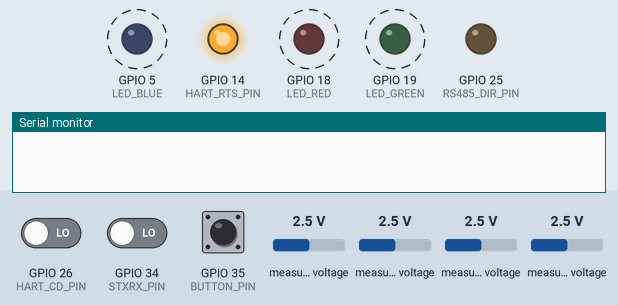
Simulated run of this program. Board: ESP32. Shown: output pins drawn as LEDs (lit = HIGH), the last lines printed to the serial monitor. Dashed ring = blinking. The inputs (shaded band) are chosen by the test bench; at power-on: GPIO 35 (BUTTON_PIN) HIGH, GPIO 26 (HART_CD_PIN) LOW, GPIO 34 (STXRX_PIN) LOW, measured voltage 2.5 V. Pins used as bus, display or sensor lines are not drawn.

Above: at 0.77 s.
1.3 s: GPIO 35 (BUTTON_PIN) pulled LOW for 0.15 s
At 1.76 s:
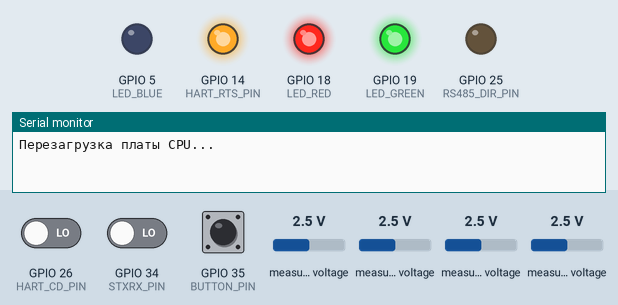
At 18.4 s:
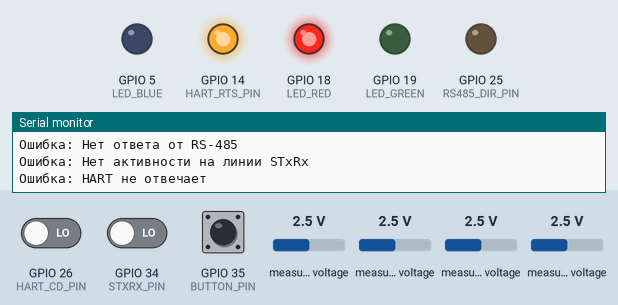
Timing chart, 0 to 18.7 s (numbered marks = the images above; inputs shaded):
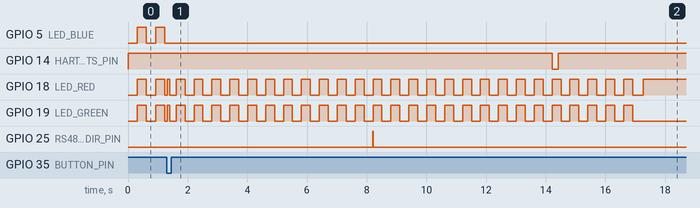

The program:

main.cpp
```cpp
/*
 * ПТК ДГС
 * Тестирование плат CPU
 */

#include <Arduino.h>
#include <Wire.h>
#include <Adafruit_ADS1X15.h>
#include <SPI.h>
#include <HardwareSerial.h>
#include <SoftwareSerial.h>

//*-----------------------------------------------------------------------
//*						Инициализация констант
//*-----------------------------------------------------------------------

//* Пины
#define SDA_PIN 22
#define SCL_PIN 23

#define BUTTON_PIN 35
#define LED_RED 18
#define LED_GREEN 19
#define LED_BLUE 5

#define RS485_DIR_PIN 25
#define RS485_TX_PIN 33
#define RS485_RX_PIN 32

#define STXRX_PIN 34

#define GPIO_RESET1 21 // RST_VCC
#define GPIO_RESET2 4  // RST_H

#define HART_TX_PIN 27
#define HART_RX_PIN 15
#define HART_CD_PIN 26
#define HART_RTS_PIN 14
#define HART_BAUDRATE 1200

//* Диапазоны измерений
#define VCC_CURRENT_LOWER 20
#define VCC_CURRENT_UPPER 65

#define LOOP_CURRENT_VOLTAGE_LOWER 1
#define LOOP_CURRENT_VOLTAGE_UPPER 18

#define VOLTAGE_3V3_LOWER 3.2
#define VOLTAGE_3V3_UPPER 3.45

#define VOLTAGE_5V_LOWER 4.85
#define VOLTAGE_5V_UPPER 5.25 //было 5.15, но плата выдает 5.20

#define VOLTAGE_26V_LOWER 24
#define VOLTAGE_26V_UPPER 28

#define SPWR_LOWER 4.5
#define SPWR_UPPER 5

Adafruit_ADS1115 ads1;
Adafruit_ADS1115 ads2;
HardwareSerial rs485(1);
HardwareSerial hartSerial(2);
//HardwareSerial stxrxSerial(2); //! Аппаратный UART на SD2 и SD3

int16_t readings3V3[5];
int16_t readings5V[5];
int16_t readings26V[5];
int16_t readingsSPWR[5];
int16_t readingsVCC[5];
int16_t readingsLoopCurrent[5];

enum SystemState {
    STATE_POWER_OFF,      // Питание выключено (белый светодиод)
    STATE_IDLE,           // Ожидание (мигает белый)
    STATE_TESTING,        // Тестирование (мигает желтый)
    STATE_ERROR_DISPLAY,  // Отображение ошибок (горит красный)
    STATE_SUCCESS         // Все тесты успешно пройдены (зеленый светодиод)
};

SystemState currentState = STATE_POWER_OFF;
unsigned long lastBlinkTimeY = 0;
unsigned long lastBlinkTimeW = 0;
bool blinkStateY = false; //Состояние желтого светодиода
bool blinkStateW = false; //Состояние белого светодиода
int currentErrorIndex = -1;

unsigned int shortBlink = 200; // Продолжительность короткого моргания
unsigned int longBlink = 600; // Продолжительность длинного моргания
unsigned int pauseBlink = 200; // Продолжительность паузы

// Флаги ошибок (true - ошибка)
bool errors[] = {
    false, false, false, // RS485, STxRX, HART
    false, false, false // 3V3, 5V, SPWR
};

//*-----------------------------------------------------------------------
//*						Инициализация пинов и линий
//*-----------------------------------------------------------------------

void setup() {
    Serial.begin(115200);
    rs485.begin(9600, SERIAL_8N1, RS485_RX_PIN, RS485_TX_PIN);
    hartSerial.begin(HART_BAUDRATE, SERIAL_8O1, HART_RX_PIN, HART_TX_PIN);
    //stxrxSerial.begin(115200, SERIAL_8N1, 9, 10); //! SD2 = RX, SD3 = TX

    pinMode(RS485_DIR_PIN, OUTPUT);

    pinMode(BUTTON_PIN, INPUT);
    pinMode(LED_RED, OUTPUT);
    pinMode(LED_GREEN, OUTPUT);
    pinMode(LED_BLUE, OUTPUT);
    pinMode(GPIO_RESET1, OUTPUT);
    pinMode(GPIO_RESET2, OUTPUT);

    pinMode(HART_CD_PIN, INPUT);
    pinMode(HART_RTS_PIN, OUTPUT);

    digitalWrite(LED_RED, LOW);
    digitalWrite(LED_GREEN, LOW);
    digitalWrite(LED_BLUE, LOW);
    digitalWrite(RS485_DIR_PIN, LOW);
    digitalWrite(GPIO_RESET1, HIGH);
    digitalWrite(GPIO_RESET2, HIGH);

    Wire.begin(SDA_PIN, SCL_PIN);

    ads1.setGain(GAIN_TWOTHIRDS);
    ads2.setGain(GAIN_TWOTHIRDS);

    digitalWrite(HART_RTS_PIN, HIGH);

    if (!ads1.begin(0x48)) {
        Serial.println("Ошибка инициализации DA2.");
        while (1);
    }
    if (!ads2.begin(0x49)) {
        Serial.println("Ошибка инициализации DA1.");
        while (1);
    }
}

//* Желтый светодиод
void handleYellowBlink() {
    if (millis() - lastBlinkTimeY >= 300) {
        blinkStateY = !blinkStateY;
        digitalWrite(LED_RED, blinkStateY);
        digitalWrite(LED_GREEN, blinkStateY);
        lastBlinkTimeY = millis();
    }
}

//* Белый светодиод
void handleWhiteBlink() {
    if (millis() - lastBlinkTimeW >= 300) {
        blinkStateW = !blinkStateW;
        digitalWrite(LED_RED, blinkStateW);
        digitalWrite(LED_GREEN, blinkStateW);
        digitalWrite(LED_BLUE, blinkStateW);
        lastBlinkTimeW = millis();
    }
}

//* Бирюзовый светодиод
void blinkTurquoise() {
    digitalWrite(LED_BLUE, HIGH);
    digitalWrite(LED_GREEN, HIGH);
    delay(2000);
    digitalWrite(LED_BLUE, LOW);
    digitalWrite(LED_GREEN, LOW);
    delay(1500);
}

//*-----------------------------------------------------------------------
//*						          Тесты
//*-----------------------------------------------------------------------

//* Проверка запуска платы
void checkPowerState() {
    float spwr = ads2.computeVolts(ads2.readADC_SingleEnded(0)) / 5100 * 15100;
    if (spwr < 1.0) { // SPWR отключен
        digitalWrite(LED_RED, HIGH);
        digitalWrite(LED_GREEN, HIGH);
        digitalWrite(LED_BLUE, HIGH);
        currentState = STATE_POWER_OFF;
    } else if (currentState == STATE_POWER_OFF) {
        digitalWrite(LED_RED, LOW);
        digitalWrite(LED_GREEN, LOW);
        digitalWrite(LED_BLUE, LOW);
        currentState = STATE_IDLE;
    }
}

//* Перезагрузка платы
void resetCPU() {
    digitalWrite(LED_RED, LOW);
    digitalWrite(LED_GREEN, LOW);
    digitalWrite(LED_BLUE, LOW);

    unsigned long startDelay = millis();
    while (millis() - startDelay < 100) {
        handleYellowBlink();
    }

    Serial.println("Перезагрузка платы CPU...");

    digitalWrite(GPIO_RESET2, HIGH);
    digitalWrite(GPIO_RESET1, LOW);

    startDelay = millis();
    while (millis() - startDelay < 500) {
        handleYellowBlink();
    }

    startDelay = millis();
    digitalWrite(GPIO_RESET2, LOW);
    while (millis() - startDelay < 200) {
        handleYellowBlink();
    }

    digitalWrite(GPIO_RESET1, HIGH);

    startDelay = millis();
    while (millis() - startDelay < 1000) {
        handleYellowBlink();
    }

    Serial.println("Плата CPU включена.");
}

//* Тест линии RS485
void testRS485() {
    byte request[] = {0x54, 0x45, 0x53, 0x54, 0x20, 0x53, 0x0D};

    Serial.println("Тест RS-485: Отправка запроса...");
    //handleYellowBlink();

    digitalWrite(RS485_DIR_PIN, HIGH);

    unsigned long startDelay = millis();
    while (millis() - startDelay < 10) {
        handleYellowBlink();
    }

    rs485.write(request, sizeof(request));

    startDelay = millis();
    while (millis() - startDelay < 10) {
        handleYellowBlink();
    }

    digitalWrite(RS485_DIR_PIN, LOW);

    unsigned long startTime = millis();
    const uint32_t timeout = 2000;
    String response = "";
    bool dataReceived = false;

    while (millis() - startTime < timeout) {
        handleYellowBlink();
        while (rs485.available()) {
            char c = rs485.read();
            response += c;
            dataReceived = true;
            startTime = millis();
        }
        if (dataReceived && (millis() - startTime > 200)) break;
    }

    if (response.length() > 0) {
        Serial.print(response);
    } else {
        Serial.println("Ошибка: Нет ответа от RS-485");
        errors[0] = true;
    }
}

//* Тест STxRx
/* //!Аппаратный UART
void testSTxRx() {
    Serial.println("\nТест STxRx по UART...");

    const char* testMessage = "STXRX_TEST\r\n";
    String response = "";

    stxrxSerial.flush();
    while (stxrxSerial.available()) stxrxSerial.read();

    stxrxSerial.print(testMessage);

    unsigned long startTime = millis();
    while (millis() - startTime < 1000) {
        handleYellowBlink();
        if (stxrxSerial.available()) {
            char c = stxrxSerial.read();
            response += c;
        }
    }

    if (response.length() > 0) {
        Serial.print("STxRx ответ: ");
        Serial.println(response);
    } else {
        Serial.println("Ошибка: STxRx не отвечает");
        errors[1] = true;
    }
}
*/

//!Изначальный тест
void testSTxRx() {

    handleYellowBlink();

    Serial.println("\nЗапуск теста линии STxRx...");

    pinMode(STXRX_PIN, INPUT);

    unsigned long startTime = millis();
    int state = digitalRead(STXRX_PIN);
    int changes = 0;
    bool activityDetected = false;

    while (millis() - startTime < 2000) {
        handleYellowBlink();
        int currentState = digitalRead(STXRX_PIN);
        if (currentState != state) {
            state = currentState;
            changes++;
            if (changes >= 5) {
                activityDetected = true;
                break;
            }
        }
    }

    if (activityDetected) {
        Serial.println("STxRx: Активность обнаружена");
    } else {
        Serial.println("Ошибка: Нет активности на линии STxRx");
        errors[1] = true;
    }
}

//* Тест HART
void testHART() {
    handleYellowBlink();

    Serial.println("\nЗапуск теста HART...");

    byte hartCommand[] = {0xFF, 0xFF, 0xFF, 0xFF, 0xFF, 0xFF, 0x02, 0x00, 0x00, 0x00, 0x02};

    digitalWrite(HART_RTS_PIN, LOW);
    unsigned long startDelay = millis();
    while (millis() - startDelay < 100) {
        handleYellowBlink();
    }

    hartSerial.write(hartCommand, sizeof(hartCommand));

    startDelay = millis();
    while (millis() - startDelay < 100) {
        handleYellowBlink();
    }

    digitalWrite(HART_RTS_PIN, HIGH);

    startDelay = millis();
    while (millis() - startDelay < 50) {
        handleYellowBlink();
    }

    int countHart = 0;

    for (int i = 0; i < 15; i++) {
        if (digitalRead(HART_CD_PIN) == 1) {
            countHart += 1;
        }
    }

    if (countHart != 0) {
        Serial.println("HART: Ответ получен");
    } else {
        Serial.println("Ошибка: HART не отвечает");
        errors[2] = true;
    }
}

//*Обработка измерений
float processChannel(Adafruit_ADS1115 &ads, int16_t *readings, int count, float multiplier, float lower, float upper, int errorIndex) {
    int valid[5];
    int validCount = 0;

    // Фильтрация допустимых значений ADC
    for (int i = 0; i < count; i++) {
        int16_t value = readings[i];
        if (value >= 0 && value <= 32767) {
            valid[validCount++] = value;
        }
    }

    if (validCount == 0) {
        Serial.printf("Ошибка: все измерения для канала %d недопустимы\n", errorIndex);
        errors[errorIndex] = true;
        return 0.0;
    }

    // Усреднение
    int sum = 0;
    for (int i = 0; i < validCount; i++) {
        sum += valid[i];
    }
    float average = sum / (float)validCount;

    // Преобразование в напряжение
    float voltage = ads.computeVolts(average) * multiplier;

    // Проверка диапазона
    if (voltage < lower || voltage > upper) {
        errors[errorIndex] = true;
    }

    return voltage;
}

//* Тесты узлов питания
void testVoltagesAndCurrents() {
    Serial.println("Запуск теста узлов питания...");
    handleYellowBlink();

    // Сбор данных для каждого канала
    // 3.3V (ADS1, канал 0)
    for (int i = 0; i < 5; i++) {
        readings3V3[i] = ads1.readADC_SingleEnded(0);
        unsigned long startDelay = millis();
        while (millis() - startDelay < 50) {
            handleYellowBlink();
        }
    }

    // 5V (ADS1, канал 1)
    for (int i = 0; i < 5; i++) {
        readings5V[i] = ads1.readADC_SingleEnded(1);
        unsigned long startDelay = millis();
        while (millis() - startDelay < 50) {
            handleYellowBlink();
        }
    }

    // 26V (ADS1, канал 3)
    for (int i = 0; i < 5; i++) {
        readings26V[i] = ads1.readADC_SingleEnded(3);
        unsigned long startDelay = millis();
        while (millis() - startDelay < 50) {
            handleYellowBlink();
        }
    }

    // SPWR (ADS2, канал 0)
    for (int i = 0; i < 5; i++) {
        readingsSPWR[i] = ads2.readADC_SingleEnded(0);
        unsigned long startDelay = millis();
        while (millis() - startDelay < 50) {
            handleYellowBlink();
        }
    }

    // loopCurrent (ADS2, канал 1)
    for (int i = 0; i < 5; i++) {
        readingsLoopCurrent[i] = ads2.readADC_SingleEnded(1);
        unsigned long startDelay = millis();
        while (millis() - startDelay < 50) {
            handleYellowBlink();
        }
    }

    // VCC current (ADS2, канал 2)
    for (int i = 0; i < 5; i++) {
        readingsVCC[i] = ads2.readADC_SingleEnded(2);
        unsigned long startDelay = millis();
        while (millis() - startDelay < 50) {
            handleYellowBlink();
        }
    }

    // Обработка каждого канала
    float voltage3V3 = processChannel(ads1, readings3V3, 5, (15100.0/5100.0), VOLTAGE_3V3_LOWER, VOLTAGE_3V3_UPPER, 3);
    float voltage5V = processChannel(ads1, readings5V, 5, (15100.0/5100.0), VOLTAGE_5V_LOWER, VOLTAGE_5V_UPPER, 4);
    float voltage26V = processChannel(ads1, readings26V, 5, (105100.0/5100.0), VOLTAGE_26V_LOWER, VOLTAGE_26V_UPPER, 6);
    float spwrVoltage = processChannel(ads2, readingsSPWR, 5, (15100.0/5100.0), SPWR_LOWER, SPWR_UPPER, 5);
    float loopCurrentVoltage = processChannel(ads2, readingsLoopCurrent, 5, 20.0, LOOP_CURRENT_VOLTAGE_LOWER, LOOP_CURRENT_VOLTAGE_UPPER, 8);
    float vccCurrent = processChannel(ads2, readingsVCC, 5, 50.0, VCC_CURRENT_LOWER, VCC_CURRENT_UPPER, 7);

    //Вывод результатов
    Serial.printf("VCC Current: %.2f mA\n", vccCurrent);
    Serial.printf("4-20mA Line Voltage: %.2f mA\n", loopCurrentVoltage);
    Serial.printf("SPWR Voltage: %.2f V\n", spwrVoltage);
    Serial.printf("3.3V Voltage: %.2f V\n", voltage3V3);
    Serial.printf("5V Voltage: %.2f V\n", voltage5V);
    Serial.printf("26V Voltage: %.2f V\n", voltage26V);

    //Не влияет на результат тестирования
    if (vccCurrent < VCC_CURRENT_LOWER || vccCurrent > VCC_CURRENT_UPPER) {
        Serial.println("Ошибка: ток VCC вне диапазона");
    }

    //Не влияет на результат тестирования
    if (loopCurrentVoltage < LOOP_CURRENT_VOLTAGE_LOWER || loopCurrentVoltage > LOOP_CURRENT_VOLTAGE_UPPER) {
        Serial.println("Ошибка: ток в линии 4-20мА вне диапазона");
    }

    if (spwrVoltage < SPWR_LOWER || spwrVoltage > SPWR_UPPER) {
        Serial.println("Ошибка: напряжение SPWR вне диапазона");
        errors[5] = true;
    }

    if (voltage3V3 < VOLTAGE_3V3_LOWER || voltage3V3 > VOLTAGE_3V3_UPPER) {
        Serial.println("Ошибка: напряжение 3.3V вне диапазона");
        errors[3] = true;
    }

    if (voltage5V < VOLTAGE_5V_LOWER || voltage5V > VOLTAGE_5V_UPPER) {
        Serial.println("Ошибка: напряжение 5V вне диапазона");
        errors[4] = true;
    }

    //Не влияет на результат тестирования
    if (voltage26V < VOLTAGE_26V_LOWER || voltage26V > VOLTAGE_26V_UPPER) {
        Serial.println("Ошибка: напряжение 26V вне диапазона");
    }

    Serial.println("\n");

    //*Дублирование ошибок в конце
    if (errors[0]) {
        Serial.println("Ошибка: Нет ответа от RS-485");
    }
    if (errors[1]) {
        Serial.println("Ошибка: Нет активности на линии STxRx");
    }
    if (errors[2]) {
        Serial.println("Ошибка: HART не отвечает");
    }
}

//* Проверка извлечена ли плата
bool isBoardRemoved() {
    int16_t samples[5];
    for (int i = 0; i < 5; i++) {
        samples[i] = ads2.readADC_SingleEnded(2);
        delay(10);
    }

    int sum = 0;
    for (int i = 0; i < 5; i++) sum += samples[i];
    float average = sum / 5.0;
    float current = ads2.computeVolts(average) * 50.0;
    return current < 10.0;
}

//* Последовательность тестов
void runTests() {
    handleYellowBlink();

    // Проверка: подключена ли плата
    if (isBoardRemoved()) {
        Serial.println("Ошибка: плата не подключена. Тестирование не запущено.");
        return;
    }

    currentState = STATE_TESTING;

    for(int i=0; i<6; i++) errors[i] = false; //Сброс всех ошибок перед запуском тестов

    digitalWrite(LED_RED, LOW);
    digitalWrite(LED_GREEN, LOW);
    digitalWrite(LED_BLUE, LOW);

    blinkStateY = false;
    blinkStateW = false;

    resetCPU();

    unsigned long startDelay = millis();
    while (millis() - startDelay < 5000) {
        handleYellowBlink();
    }

    testRS485();

    startDelay = millis();
    while (millis() - startDelay < 1000) {
        handleYellowBlink();
    }

    testSTxRx();

    startDelay = millis();
    while (millis() - startDelay < 1000) {
        handleYellowBlink();
    }

    testHART();

    startDelay = millis();
    while (millis() - startDelay < 1000) {
        handleYellowBlink();
    }

    testVoltagesAndCurrents();

    digitalWrite(LED_RED, LOW);
    digitalWrite(LED_GREEN, LOW);
    digitalWrite(LED_BLUE, LOW);

    blinkStateY = false;
    blinkStateW = false;

    digitalWrite(GPIO_RESET2, HIGH);

    // Проверка наличия ошибок
    currentErrorIndex = -1;
    for(int i = 0; i < 6; i++) {
        if(errors[i]) {
            currentErrorIndex = i;
            break;
        }
    }

    // Переход в состояние успеха или отображения ошибок
    if (currentErrorIndex == -1) {
        for(int i=0; i<6; i++) errors[i] = false;
        currentState = STATE_SUCCESS;
    } else {
        currentState = STATE_ERROR_DISPLAY;
        digitalWrite(LED_BLUE, LOW);
        digitalWrite(LED_RED, LOW);
        digitalWrite(LED_GREEN, LOW);
    }
}

//* Анализ кнопки
void handleButton() {
    static unsigned long lastPress = 0;
    const int debounce = 100;

    if(digitalRead(BUTTON_PIN) == LOW) {
        if(millis() - lastPress > debounce) {
            if (currentState != STATE_TESTING) {
                runTests();
            }
        }
        lastPress = millis();
    }
}

//* Вывод ошибок
/*
void showErrors() {
    bool hasError = false;

    for (int i = 0; i < 6; i++) {
        if (errors[i]) {
            hasError = true;
            break;
        }
    }

    if (hasError) {
        digitalWrite(LED_RED, HIGH);
        delay(5000);
        digitalWrite(LED_RED, LOW);
    }
}
*/

//* Основной цикл
void loop() {
    checkPowerState();
    handleButton();

    switch(currentState) {
        case STATE_POWER_OFF:
            break;

        case STATE_IDLE:
            handleWhiteBlink();
            break;

        case STATE_TESTING:
            break;

        case STATE_ERROR_DISPLAY:
            digitalWrite(LED_RED, HIGH);
            while (!isBoardRemoved()) {
                delay(100);
            }
            Serial.println("Плата извлечена. Переход в режим ожидания.");
            digitalWrite(LED_RED, LOW);
            currentState = STATE_IDLE;
            //showErrors();
            break;

        case STATE_SUCCESS:
            Serial.println("Все тесты успешно пройдены");
            digitalWrite(LED_GREEN, HIGH);
            while (!isBoardRemoved()) {
                delay(100);
            }
            Serial.println("Плата извлечена. Переход в режим ожидания.");
            digitalWrite(LED_GREEN, LOW);
            currentState = STATE_IDLE;
            break;
    }

    delay(10);
}
```

Measured:
- after the input at 1.3 s, GPIO 5 (LED_BLUE): stops changing and stays LOW; GPIO 14 (HART_RTS_PIN): HIGH → LOW after 12.9 s, → HIGH 0.20 s later; GPIO 25 (RS485_DIR_PIN): LOW → HIGH after 6.9 s, → LOW 0.02 s later
- by itself, GPIO 5 (LED_BLUE): alternates HIGH for 0.31 s and LOW for 0.31 s
